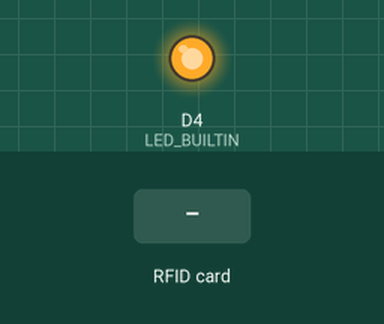
Recording of a sketch running on a simulated ESP8266 (NodeMCU). On the bench: output pins drawn as LEDs (lit = HIGH, except the on-board LED, lit = LOW). The inputs (shaded band) are chosen by the test bench. What the sketch prints to the serial monitor is not drawn.

Above: at 0.0 s.
At 2.4 s:
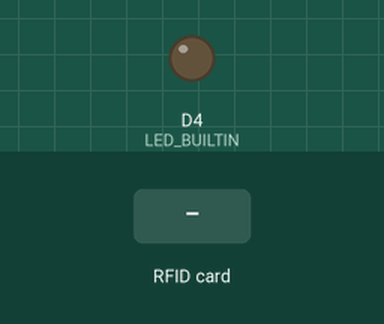
2.5 s: RFID card 5E 7A 19 C4 held to the reader
At 3.4 s:
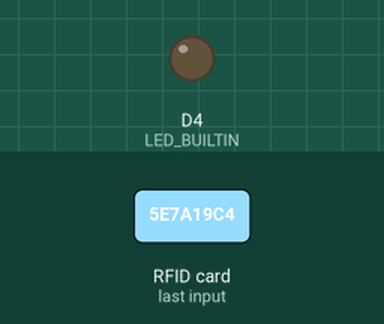
Timing chart, 0 to 5.5 s (numbered marks = the images above; inputs shaded):
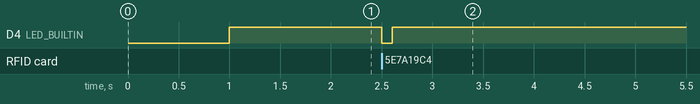

Measured:
- after the input at 2.5 s, D4 (LED_BUILTIN): HIGH → LOW at once, → HIGH 0.10 s later

The sketch:

rfid_test_loop.ino
```cpp
/*
 * Standalone RFID Reader Test Sketch for NodeMCU (ESP8266) + RC522
 *
 * Purpose: Tests card scanning in a continuous loop and prints the card UID
 *          in both Decimal (Database format) and Hexadecimal formats to Serial Monitor.
 *          No Wi-Fi or Internet required.
 *
 * WIRING:
 *   RC522 Pin  ->  NodeMCU Pin
 *   --------------------------
 *   SDA (SS)   ->  D2 (GPIO 4)
 *   RST        ->  D1 (GPIO 5)
 *   SCK        ->  D5 (GPIO 14)
 *   MISO       ->  D6 (GPIO 12)
 *   MOSI       ->  D7 (GPIO 13)
 *   3.3V       ->  3V3 (Do NOT use 5V!)
 *   GND        ->  GND
 */

#include <SPI.h>
#include <MFRC522.h>

#define SS_PIN   D2  // SDA -> D2
#define RST_PIN  D1  // RST -> D1

MFRC522 mfrc522(SS_PIN, RST_PIN);

void setup() {
  Serial.begin(115200);
  delay(1000);

  // Onboard Blue LED setup (Blinks when card is scanned)
  pinMode(LED_BUILTIN, OUTPUT);
  digitalWrite(LED_BUILTIN, HIGH); // OFF (Active LOW)

  // Initialize Hardware SPI
  SPI.begin();
  delay(100);

  // Initialize MFRC522 reader
  mfrc522.PCD_Init();
  delay(50);

  // Boost antenna gain to maximum (48dB) for best reading distance
  mfrc522.PCD_SetAntennaGain(mfrc522.RxGain_max);
  mfrc522.PCD_AntennaOn();

  Serial.println(F("\n=================================================="));
  Serial.println(F("   RC522 RFID Standalone Reader Test (Loop)       "));
  Serial.println(F("=================================================="));

  // Check reader version register
  byte version = mfrc522.PCD_ReadRegister(mfrc522.VersionReg);
  Serial.print(F("MFRC522 Firmware Version: 0x"));
  Serial.println(version, HEX);

  if (version == 0x91 || version == 0x92) {
    Serial.println(F("✅ RC522 Reader detected and ready!"));
  } else {
    Serial.println(F("❌ WARNING: RC522 not detected! Check 3.3V power & wiring."));
  }

  Serial.println(F("\n👉 Tap an RFID Card or Keyfob near the reader..."));
  Serial.println(F("--------------------------------------------------"));
}

void loop() {
  // Look for new cards
  if (!mfrc522.PICC_IsNewCardPresent()) {
    delay(50);
    return;
  }

  // Select one of the cards
  if (!mfrc522.PICC_ReadCardSerial()) {
    delay(50);
    return;
  }

  // Flash onboard LED on successful read
  digitalWrite(LED_BUILTIN, LOW);  // Turn ON LED
  delay(100);
  digitalWrite(LED_BUILTIN, HIGH); // Turn OFF LED

  // Build Card UID in Decimal format (Used by Thesis DB)
  String decUID = "";
  for (byte i = 0; i < mfrc522.uid.size; i++) {
    decUID += String(mfrc522.uid.uidByte[i]);
  }

  // Build Card UID in Hexadecimal format (Standard RFID format)
  String hexUID = "";
  for (byte i = 0; i < mfrc522.uid.size; i++) {
    if (mfrc522.uid.uidByte[i] < 0x10) hexUID += "0";
    hexUID += String(mfrc522.uid.uidByte[i], HEX);
    if (i < mfrc522.uid.size - 1) hexUID += " ";
  }
  hexUID.toUpperCase();

  // Get Card PICC Type (e.g. MIFARE 1KB, Ultralight, etc.)
  MFRC522::PICC_Type piccType = mfrc522.PICC_GetType(mfrc522.uid.sak);

  // Print Details to Serial Monitor
  Serial.println(F("\n🎉 CARD DETECTED!"));
  Serial.print(F(" 💳 Decimal UID (Database): "));
  Serial.println(decUID);
  Serial.print(F(" 🏷️  HEX UID:               "));
  Serial.println(hexUID);
  Serial.print(F(" ℹ️  Card Type:             "));
  Serial.println(mfrc522.PICC_GetTypeName(piccType));
  Serial.println(F("--------------------------------------------------"));

  // Halt PICC and stop encryption to prepare reader for next scan
  mfrc522.PICC_HaltA();
  mfrc522.PCD_StopCrypto1();

  // Re-init antenna so next scan works immediately
  mfrc522.PCD_Init();
  mfrc522.PCD_SetAntennaGain(mfrc522.RxGain_max);
  mfrc522.PCD_AntennaOn();

  delay(300); // Small pause before next read
}
```
